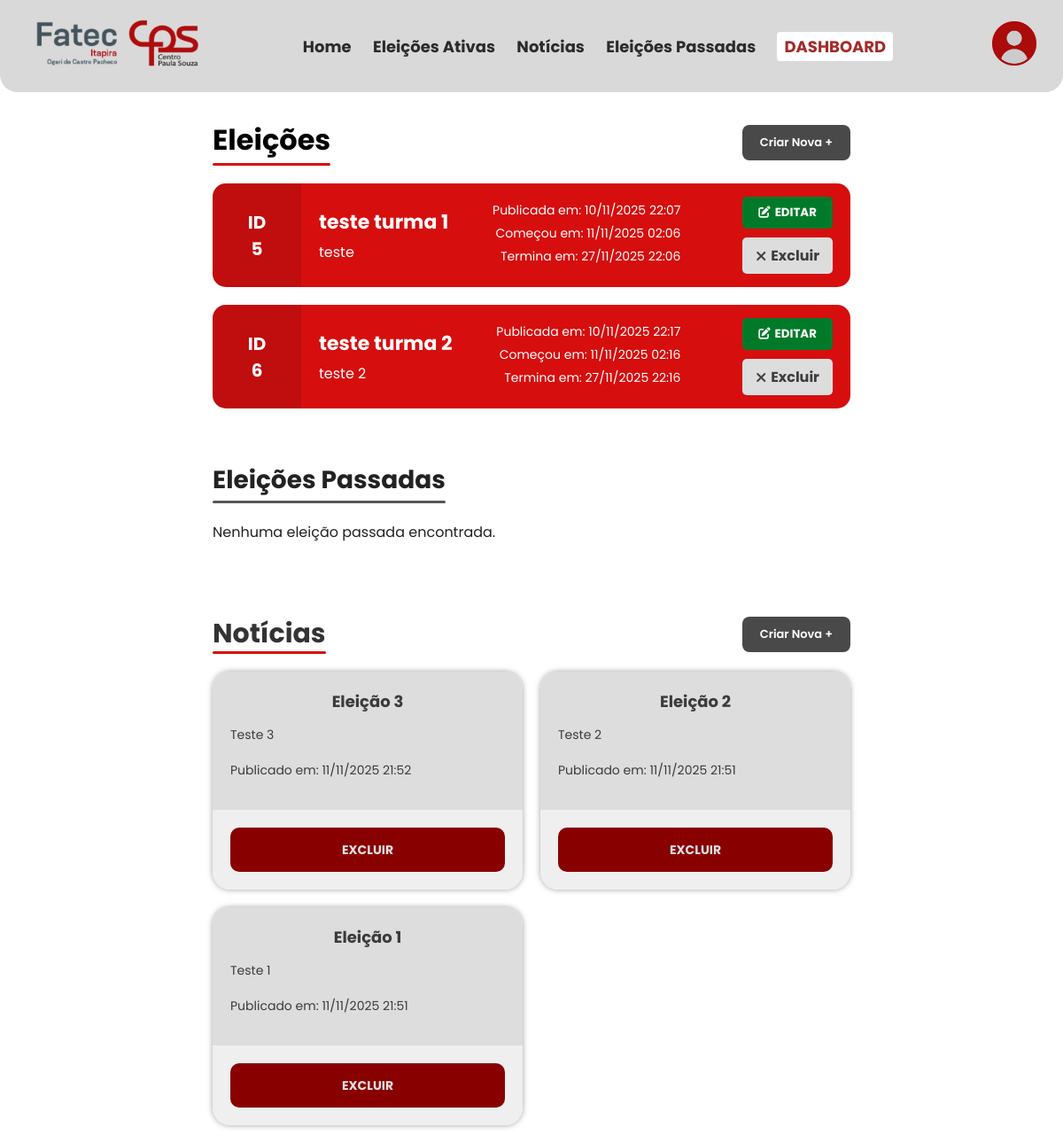
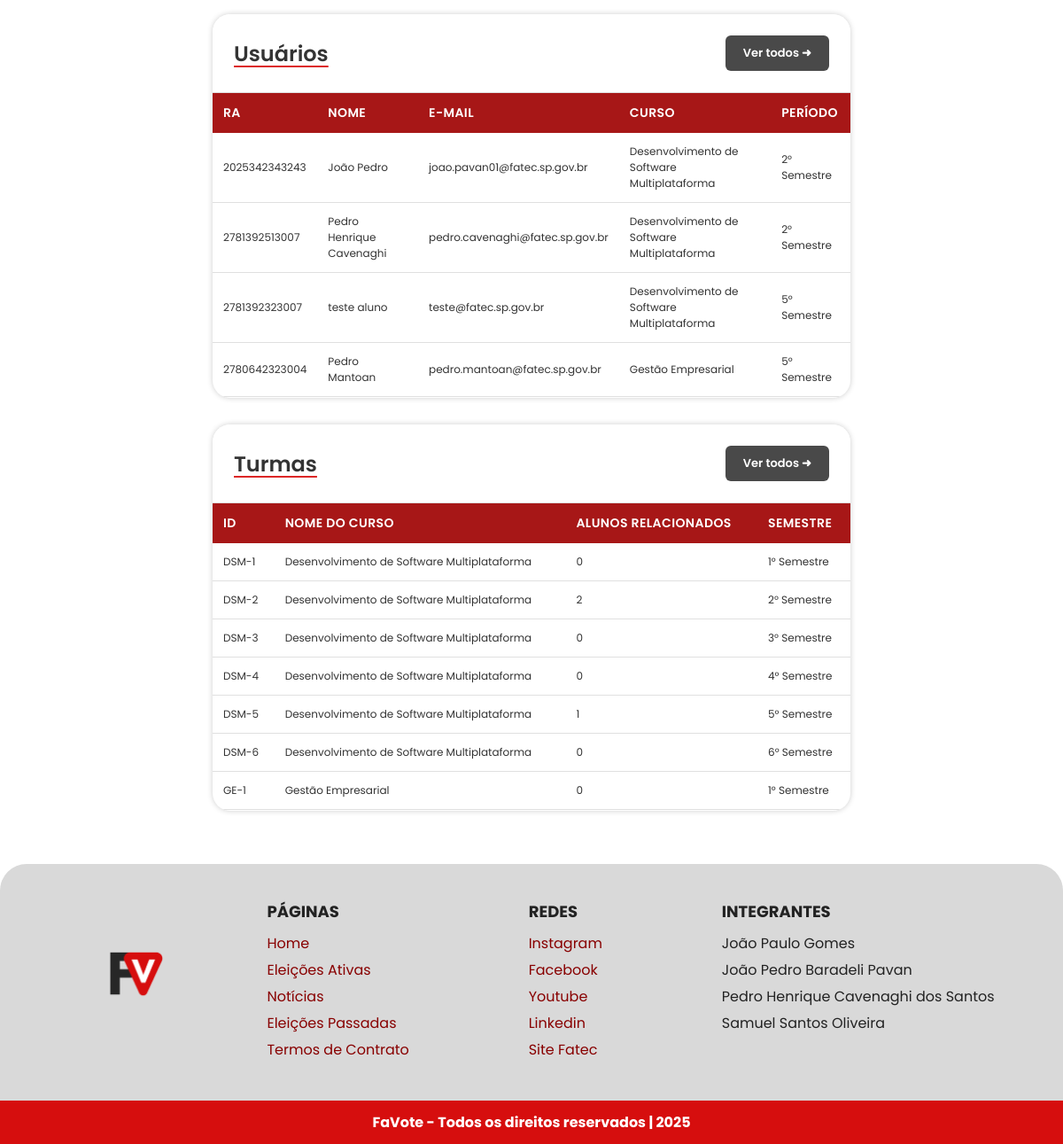
The page /Pages/dashboard.php (signed in) on the database its author committed (2 pictures, top to bottom).
### tables this page shows
CREATE TABLE `eleicoes` (
  `id` int(11) NOT NULL,
  `titulo` varchar(100) NOT NULL,
  `descricao` text DEFAULT NULL,
  `dataPostagem` datetime NOT NULL DEFAULT current_timestamp(),
  `data_inicio` datetime NOT NULL,
  `data_fim` datetime NOT NULL,
  `ativa` tinyint(1) DEFAULT 1,
  `turma_id` int(11) NOT NULL
);

CREATE TABLE `noticias` (
  `id` int(11) NOT NULL,
  `titulo` varchar(250) NOT NULL,
  `descricao` varchar(250) NOT NULL,
  `dataPublicacao` datetime NOT NULL DEFAULT current_timestamp()
);

CREATE TABLE `alunos` (
  `id` int(11) NOT NULL,
  `ra` varchar(20) NOT NULL,
  `nome` varchar(100) NOT NULL,
  `email_institucional` varchar(100) NOT NULL,
  `senha` varchar(255) NOT NULL,
  `turma_id` int(11) DEFAULT NULL,
  `criado_data` timestamp NOT NULL DEFAULT current_timestamp(),
  `atualizado_data` timestamp NOT NULL DEFAULT current_timestamp() ON UPDATE current_timestamp()
);

CREATE TABLE `cursos` (
  `id` int(11) NOT NULL,
  `nome` varchar(50) NOT NULL
);

CREATE TABLE `semestres` (
  `id` int(11) NOT NULL,
  `nome` varchar(20) NOT NULL
);

CREATE TABLE `turmas` (
  `id` int(11) NOT NULL,
  `curso_id` int(11) NOT NULL,
  `semestre_id` int(11) NOT NULL
);

### Pages/dashboard.php (the view, shortened to what the rows shown need)
<?php
include '../php/config.php';
$sqlEleicoesAtivas = "SELECT * FROM eleicoes WHERE ativa != 0";
$resultAtivas = $conexao->query($sqlEleicoesAtivas);
$sqlNoticias = "SELECT * FROM noticias ORDER BY dataPublicacao DESC";
$resultNoticias = $conexao->query($sqlNoticias);
$sqlUsuarios = "
    SELECT
        a.id AS aluno_id,
        a.ra,
        a.nome,
        a.email_institucional,
        c.nome AS curso_nome,
        s.nome AS semestre_nome
    FROM alunos a
    LEFT JOIN turmas t ON a.turma_id = t.id
    LEFT JOIN cursos c ON t.curso_id = c.id
    LEFT JOIN semestres s ON t.semestre_id = s.id
    LIMIT 15
";
$resultUsuarios = $conexao->query($sqlUsuarios);
$sqlTurmas = "
    SELECT
        t.id AS turma_id,
        c.id AS curso_id,
        c.nome AS curso_nome,
        s.nome AS semestre_nome,
        COUNT(a.id) AS qtd_alunos
    FROM turmas t
    LEFT JOIN cursos c ON t.curso_id = c.id
    LEFT JOIN semestres s ON t.semestre_id = s.id
    LEFT JOIN alunos a ON a.turma_id = t.id
    GROUP BY t.id
    LIMIT 7
";
$resultTurmas = $conexao->query($sqlTurmas);
?>
<!DOCTYPE html>
<html lang="pt-br">
<head>
    <link rel="stylesheet" href="../Styles/dashboard.css">
    <link rel="stylesheet" href="https://cdnjs.cloudflare.com/ajax/libs/animate.css/4.1.1/animate.min.css" />
    <link rel="stylesheet" href="https://cdnjs.cloudflare.com/ajax/libs/font-awesome/6.5.0/css/all.min.css">
    <link rel="stylesheet" href="https://cdnjs.cloudflare.com/ajax/libs/font-awesome/6.5.0/css/all.min.css">
</head>
<body>
    <main class="main-content">
        <div class="section-header">
            <h1>Eleições</h1>
        </div>
        <div class="elections-active">
            <?php if ($resultAtivas && $resultAtivas->num_rows > 0): ?>
                <?php foreach ($resultAtivas as $row): ?>
                    <div class="election-card">
                        <div class="election-id">
                            <span>ID</span>
                            <span><?= htmlspecialchars($row['id']) ?></span>
                        </div>
                        <div class="election-details">
                            <div class="election-info">
                                <div class="election-title">
                                    <?= htmlspecialchars($row['titulo']) ?>
                                </div>
                                <div class="election-description">
                                    <?= htmlspecialchars($row['descricao']) ?>
                                </div>
                            </div>
                            <div class="election-dates">
                                <div class="election-date">
                                    Publicada em: <?= date('d/m/Y H:i', strtotime($row['dataPostagem'])) ?>
                                </div>
                                <div class="election-date">
                                    Começou em: <?= date('d/m/Y H:i', strtotime($row['data_inicio'])) ?>
                                </div>
                                <div class="election-date">
                                    Termina em: <?= date('d/m/Y H:i', strtotime($row['data_fim'])) ?>
                                </div>
                            </div>
                            <div class="election-actions">
                                <button type="button" id="btnEditar<?= $row['id'] ?>" class="btn-edit">
                                    <i class="fas fa-edit" style="margin-right: 5px;"></i> EDITAR
                                </button>
                                <a href="dashboard.php?id=<?= $row['id'] ?>"
                                    class="btn-cancel"
                                    id="btnCancelar<?= $row['id'] ?>"
                                    onclick="return confirm('AVISO: Você está prestes a cancelar/excluir “<?= htmlspecialchars($row['titulo']) ?>”, criada em <?= date('d/m/Y H:i', strtotime($row['dataPostagem'])) ?>')">
                                    <i class="fas fa-times" style="margin-right: 5px;"></i> Excluir
                                </a>
                            </div>
                        </div>
                    </div>
                <?php endforeach; ?>
            <?php else: ?>
                <p>Nenhuma eleição ativa encontrada.</p>
            <?php endif; ?>
        </div>
        <h2 class="section-title">Eleições Passadas</h2>
        <div class="news-section">
            <div class="news-header">
                <h2>Notícias</h2>
            </div>
            <div class="news-cards">
                <?php if ($resultNoticias && $resultNoticias->num_rows > 0): ?>
                    <?php foreach ($resultNoticias as $noticia): ?>
                        <div class="news-card">
                            <div class="card-content">
                                <h3><?= htmlspecialchars($noticia['titulo']) ?></h3>
                                <p><?= nl2br(htmlspecialchars($noticia['descricao'])) ?></p>
                                <p class="publication-date">
                                    Publicado em: <?= date('d/m/Y H:i', strtotime($noticia['dataPublicacao'])) ?>
                                </p>
                            </div>
                            <div class="card-actions">
                                <a href="../php/excluir_noticia.php?id=<?= $noticia['id'] ?>"
                                    class="delete-btn"
                                    onclick="return confirm('AVISO: Você está prestes a excluir a notícia “<?= htmlspecialchars($noticia['titulo']) ?>”, criada em <?= date('d/m/Y H:i', strtotime($noticia['dataPublicacao'])) ?>')">
                                    EXCLUIR
                                </a>
                            </div>
                        </div>
                    <?php endforeach; ?>
                <?php else: ?>
                    <p>Nenhuma notícia publicada ainda.</p>
                <?php endif; ?>
            </div>
        </div>
        <div class="container" style="margin-top: 5%;">
            <div class="table-header">
                <h2>Usuários</h2>
            </div>
            <div class="table-container">
                <table>
                    <thead>
                        <tr>
                            <th>RA</th>
                            <th>Nome</th>
                            <th>E-Mail</th>
                            <th>Curso</th>
                            <th>Período</th>
                        </tr>
                    </thead>
                    <tbody id="usuarios-tbody">
                        <?php
                        if ($resultUsuarios && $resultUsuarios->num_rows > 0) {
                            while ($usuario = $resultUsuarios->fetch_assoc()) {
                                echo '<tr>';
                                echo '  <td>' . htmlspecialchars($usuario['ra']) . '</td>';
                                echo '  <td>' . htmlspecialchars($usuario['nome']) . '</td>';
                                echo '  <td>' . htmlspecialchars($usuario['email_institucional']) . '</td>';
                                echo '  <td>' . htmlspecialchars($usuario['curso_nome'] ?? '-') . '</td>';
                                echo '  <td>' . htmlspecialchars($usuario['semestre_nome'] ?? '-') . '</td>';
                                echo '</tr>';
                            }
                        } else {
                            echo '<tr><td colspan="7">Nenhum usuário encontrado.</td></tr>';
                        }
                        ?>
                    </tbody>
                </table>
            </div>
        </div>
        <div class="container">
            <div class="table-header">
                <h2>Turmas</h2>
            </div>
            <div class="table-container">
                <table>
                    <thead>
                        <tr>
                            <th>ID</th>
                            <th>Nome do Curso</th>
                            <th>Alunos Relacionados</th>
                            <th>Semestre</th>
                        </tr>
                    </thead>
                    <tbody id="turmas-tbody">
                        <?php
                        if ($resultTurmas && $resultTurmas->num_rows > 0) {
                            while ($turma = $resultTurmas->fetch_assoc()) {
                                $siglaCurso = '';
                                switch ($turma['curso_id']) {
                                    case 1:
                                        $siglaCurso = 'DSM';
                                        break;
                                    case 2:
                                        $siglaCurso = 'GE';
                                        break;
                                }
                                $idFormatado = $siglaCurso . '-' . preg_replace('/[^0-9]/', '', $turma['semestre_nome']);
                                echo '<tr>';
                                echo '  <td>' . $idFormatado . '</td>';
                                echo '  <td>' . htmlspecialchars($turma['curso_nome']) . '</td>';
                                echo '  <td>' . $turma['qtd_alunos'] . '</td>';
                                echo '  <td>' . htmlspecialchars($turma['semestre_nome']) . '</td>';
                                echo '</tr>';
                            }
                        } else {
                            echo '<tr><td colspan="5">Nenhuma turma encontrada.</td></tr>';
                        }
                        ?>
                    </tbody>
                </table>
            </div>
        </div>
    </main>
</body>
</html>

### rows shown on the page
eleicoes: id "5", titulo "teste turma 1", descricao "teste", dataPostagem "10/11/2025 22:07", data_inicio "11/11/2025 02:06", data_fim "27/11/2025 22:06"
eleicoes: id "6", titulo "teste turma 2", descricao "teste 2", dataPostagem "10/11/2025 22:17", data_inicio "11/11/2025 02:16", data_fim "27/11/2025 22:16"
noticias: titulo "Eleição 3", descricao "Teste 3", dataPublicacao "11/11/2025 21:52"
noticias: titulo "Eleição 2", descricao "Teste 2", dataPublicacao "11/11/2025 21:51"
noticias: titulo "Eleição 1", descricao "Teste 1", dataPublicacao "11/11/2025 21:51"
alunos: ra "2025342343243", nome "João Pedro", email_institucional "joao.pavan01@fatec.sp.gov.br", cursos.nome "Desenvolvimento de Software Multiplataforma", semestres.nome "2° Semestre"
alunos: ra "2781392513007", nome "Pedro Henrique Cavenaghi", email_institucional "pedro.cavenaghi@fatec.sp.gov.br", cursos.nome "Desenvolvimento de Software Multiplataforma", semestres.nome "2° Semestre"
alunos: ra "2781392323007", nome "teste aluno", email_institucional "teste@fatec.sp.gov.br", cursos.nome "Desenvolvimento de Software Multiplataforma", semestres.nome "5° Semestre"
alunos: ra "2780642323004", nome "Pedro Mantoan", email_institucional "pedro.mantoan@fatec.sp.gov.br", cursos.nome "Gestão Empresarial", semestres.nome "5° Semestre"
turmas: curso.nome "DSM-1", curso.nome "Desenvolvimento de Software Multiplataforma", qtd_alunos "0", semestre.nome "1° Semestre"
turmas: curso.nome "DSM-2", curso.nome "Desenvolvimento de Software Multiplataforma", qtd_alunos "2", semestre.nome "2° Semestre"
turmas: curso.nome "DSM-3", curso.nome "Desenvolvimento de Software Multiplataforma", qtd_alunos "0", semestre.nome "3° Semestre"
turmas: curso.nome "DSM-4", curso.nome "Desenvolvimento de Software Multiplataforma", qtd_alunos "0", semestre.nome "4° Semestre"
turmas: curso.nome "DSM-5", curso.nome "Desenvolvimento de Software Multiplataforma", qtd_alunos "1", semestre.nome "5° Semestre"
turmas: curso.nome "DSM-6", curso.nome "Desenvolvimento de Software Multiplataforma", qtd_alunos "0", semestre.nome "6° Semestre"
turmas: curso.nome "GE-1", curso.nome "Gestão Empresarial", qtd_alunos "0", semestre.nome "1° Semestre"
